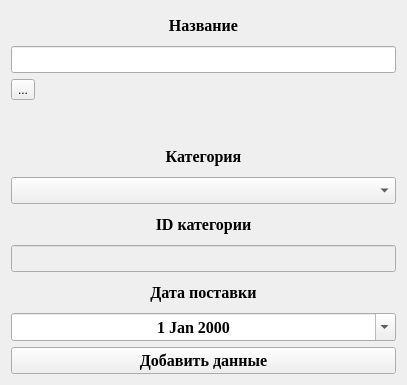
<?xml version="1.0" encoding="UTF-8"?>
<ui version="4.0">
 <class>addrecord</class>
 <widget class="QWidget" name="addrecord">
  <property name="geometry">
   <rect>
    <x>0</x>
    <y>0</y>
    <width>407</width>
    <height>385</height>
   </rect>
  </property>
  <property name="windowTitle">
   <string>Form</string>
  </property>
  <layout class="QGridLayout" name="gridLayout">
   <item row="10" column="0" colspan="2">
    <widget class="QPushButton" name="pushButton">
     <property name="font">
      <font>
       <family>Times New Roman</family>
       <pointsize>12</pointsize>
       <bold>true</bold>
      </font>
     </property>
     <property name="text">
      <string>Добавить данные</string>
     </property>
    </widget>
   </item>
   <item row="9" column="0" colspan="2">
    <widget class="QDateEdit" name="dateEdit">
     <property name="font">
      <font>
       <family>Times New Roman</family>
       <pointsize>12</pointsize>
       <bold>true</bold>
      </font>
     </property>
     <property name="alignment">
      <set>Qt::AlignCenter</set>
     </property>
     <property name="calendarPopup">
      <bool>true</bool>
     </property>
    </widget>
   </item>
   <item row="2" column="0">
    <widget class="QToolButton" name="toolButton">
     <property name="text">
      <string>...</string>
     </property>
    </widget>
   </item>
   <item row="3" column="0">
    <widget class="QLabel" name="label_3">
     <property name="text">
      <string/>
     </property>
    </widget>
   </item>
   <item row="5" column="0" colspan="2">
    <widget class="QComboBox" name="comboBox">
     <property name="font">
      <font>
       <family>Times New Roman</family>
       <pointsize>12</pointsize>
       <bold>true</bold>
      </font>
     </property>
    </widget>
   </item>
   <item row="7" column="0" colspan="2">
    <widget class="QLineEdit" name="lineEdit_2">
     <property name="enabled">
      <bool>false</bool>
     </property>
     <property name="font">
      <font>
       <family>Times New Roman</family>
       <pointsize>12</pointsize>
       <bold>true</bold>
      </font>
     </property>
     <property name="alignment">
      <set>Qt::AlignCenter</set>
     </property>
    </widget>
   </item>
   <item row="3" column="1">
    <spacer name="horizontalSpacer">
     <property name="orientation">
      <enum>Qt::Horizontal</enum>
     </property>
     <property name="sizeHint" stdset="0">
      <size>
       <width>40</width>
       <height>20</height>
      </size>
     </property>
    </spacer>
   </item>
   <item row="1" column="0" colspan="2">
    <widget class="QLineEdit" name="lineEdit">
     <property name="font">
      <font>
       <family>Times New Roman</family>
       <pointsize>12</pointsize>
       <bold>true</bold>
      </font>
     </property>
     <property name="alignment">
      <set>Qt::AlignCenter</set>
     </property>
    </widget>
   </item>
   <item row="0" column="0" colspan="2">
    <widget class="QLabel" name="label">
     <property name="font">
      <font>
       <family>Times New Roman</family>
       <pointsize>12</pointsize>
       <bold>true</bold>
      </font>
     </property>
     <property name="text">
      <string>Название</string>
     </property>
     <property name="alignment">
      <set>Qt::AlignCenter</set>
     </property>
    </widget>
   </item>
   <item row="8" column="0" colspan="2">
    <widget class="QLabel" name="label_4">
     <property name="font">
      <font>
       <family>Times New Roman</family>
       <pointsize>12</pointsize>
       <bold>true</bold>
      </font>
     </property>
     <property name="text">
      <string>Дата поставки</string>
     </property>
     <property name="alignment">
      <set>Qt::AlignCenter</set>
     </property>
    </widget>
   </item>
   <item row="4" column="0" colspan="2">
    <widget class="QLabel" name="label_2">
     <property name="font">
      <font>
       <family>Times New Roman</family>
       <pointsize>12</pointsize>
       <bold>true</bold>
      </font>
     </property>
     <property name="text">
      <string>Категория</string>
     </property>
     <property name="alignment">
      <set>Qt::AlignCenter</set>
     </property>
    </widget>
   </item>
   <item row="6" column="0" colspan="2">
    <widget class="QLabel" name="label_5">
     <property name="font">
      <font>
       <family>Times New Roman</family>
       <pointsize>12</pointsize>
       <bold>true</bold>
      </font>
     </property>
     <property name="text">
      <string>ID категории</string>
     </property>
     <property name="alignment">
      <set>Qt::AlignCenter</set>
     </property>
    </widget>
   </item>
  </layout>
 </widget>
 <resources/>
 <connections/>
</ui>
